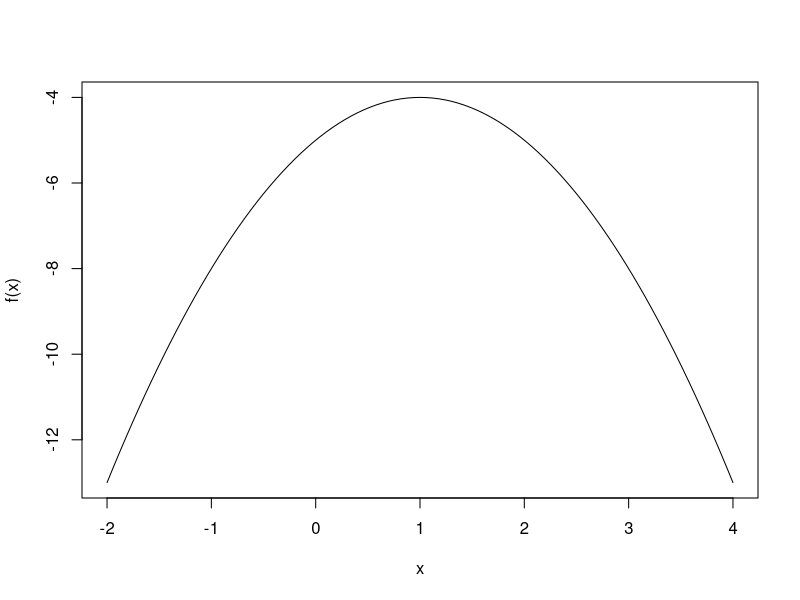
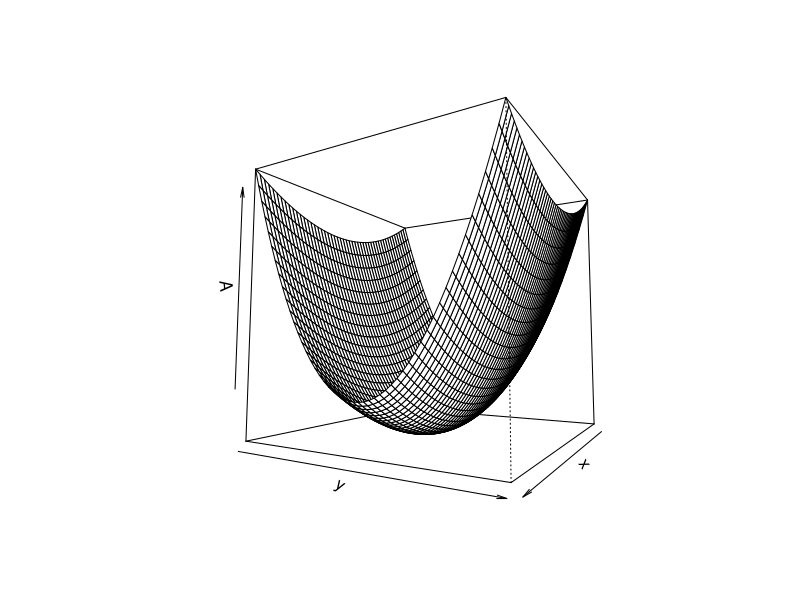
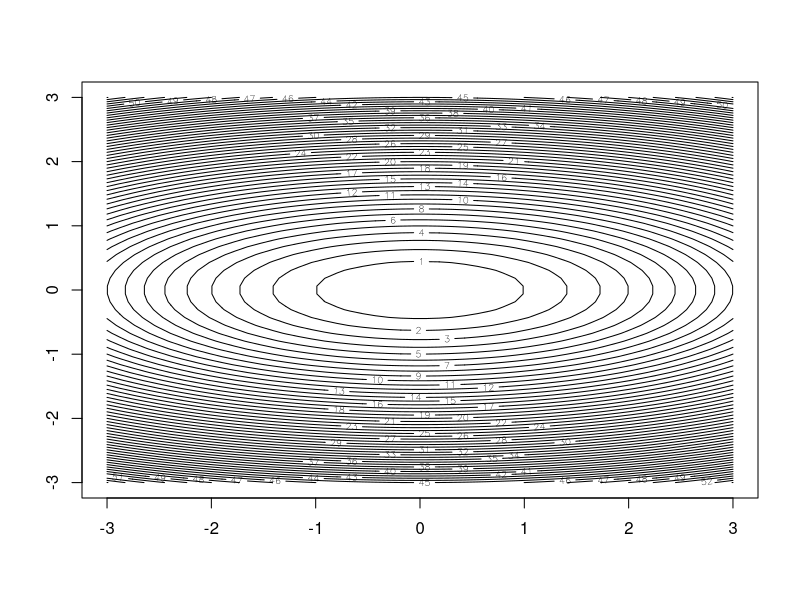
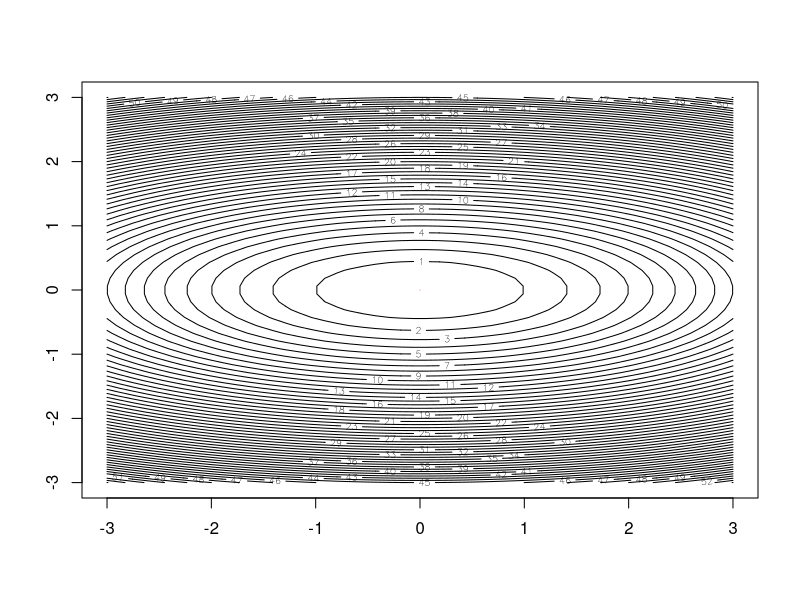
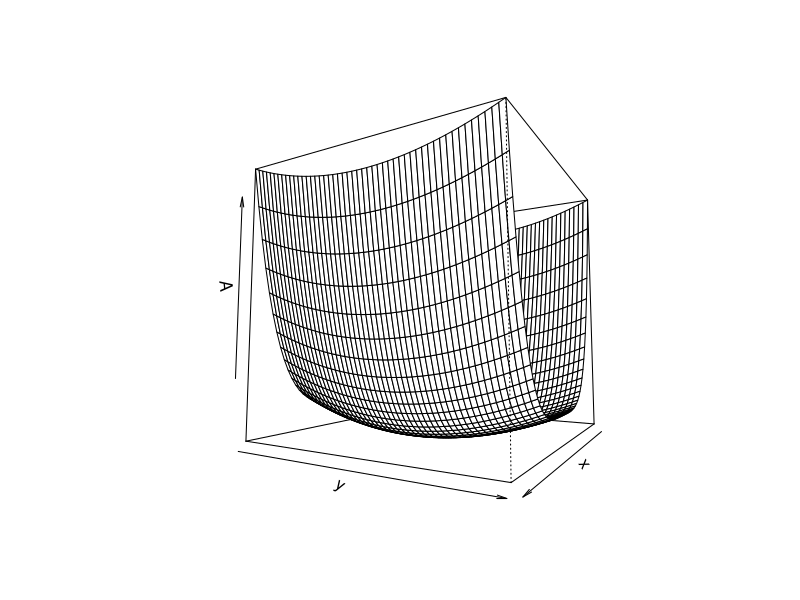
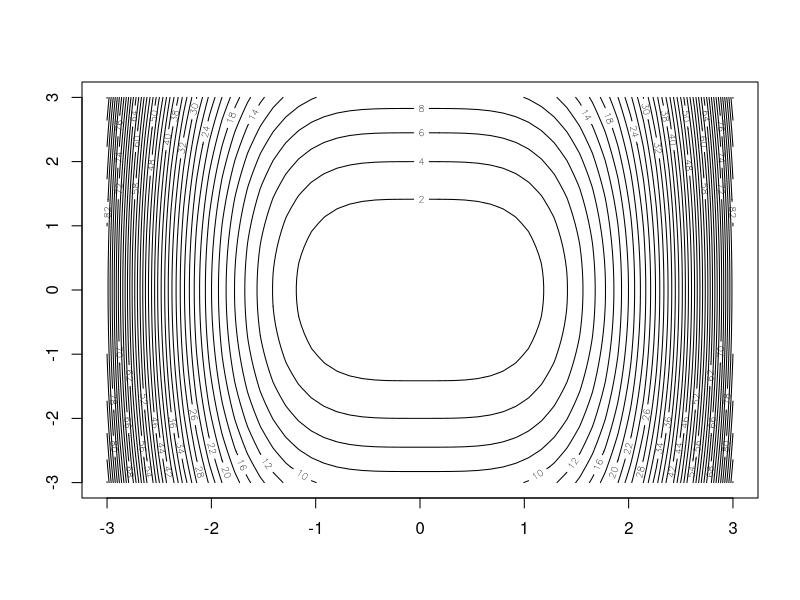
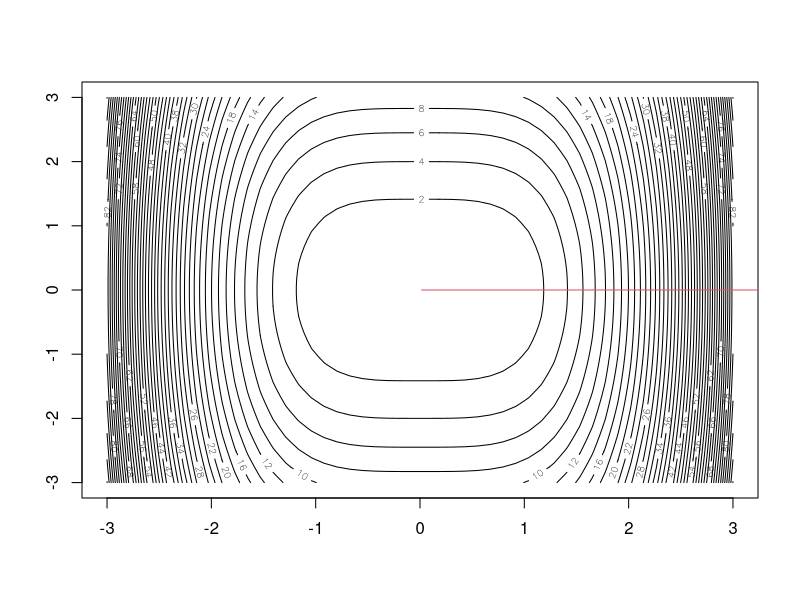

The R script that drew these images, in order:
## Resolução do exercício 1


cc = 1
conta = 0
a = 0.025

x0 = 0  # valor inicial

while(cc>0.0001){
  x1 = x0 - (pnorm(x0)-a)/dnorm(x0)
  cc = (x1-x0)^2
  x0 = x1
  conta=conta+1
}

qnorm(a)  # valor função pronta do R.



###########################################################
###########################################################

## Resolução do exercício 2


f = function(x) -x^2+2*x-5
#primeira derivada
f1 = function(x) -2*x + 2
#segunda derivada
f2 = function(x) -2

curve(f,-2,4)

cc = 1
conta = 0
x0 = 2

while(cc>0.0001){
  x1 = x0 - f1(x0)/f2(x0)
  cc = (x1-x0)^2
  x0 = x1
  conta=conta+1
  print(paste("interacao", conta, "x1=", x1))
}


###########################################################
###########################################################


## Código exemplo

f = function(x) 5*sin(5*x) + cos(x)
fl = function(x) 25*cos(5*x) - sin(x)
fl2 = function(x) -25*5*sin(5*x) - cos(x)
#curve(f,-1,1)

cc = 1
conta = 0
#x0 = -0.7 # desce para minimo local
x0 = -0.8 # sobe para maximo local

while(cc>0.0001){
  x1 = x0 - fl(x0)/fl2(x0)
  cc = (x1-x0)^2
  x0 = x1
  conta=conta+1
}
x0



###########################################################
###########################################################

## Resolução exercício 3 - olhando a função

f = function(x,y) (x^2+5*y^2)
x = y = seq(from=-3,to=3,length=50)
A = matrix(0,nrow=50,ncol=50)
for(i in 1:50){
  A[i,] = f(x[i],y)
}
persp(x,y,A,theta=120,phi=-5)
contour(x,y,A,nlevels = 50)



f = function(x,y) x^2+5*y^2
f1 = function(z){
  x = z[1]
  y = z[2]
  rbind(2*x,10*y)
}

f2 = function(z){
  x = z[1]
  y = z[2]
  A = matrix(0,ncol=2,nrow=2)
  A[1,1] = 2
  A[1,2] = A[2,1] = 0
  A[2,2] = 10
  return(A)
}




cc = 1
conta = 0
z = x0 = rbind(0,0)

while(cc>0.0001){
  x1 = x0 - solve(f2(x0))%*%(f1(x0))
  cc = sum((x1-x0)^2)
  x0 = x1
  conta=conta+1
  z = cbind(z,x1)
}
rownames(z) = paste("x",1:nrow(x0),sep="")
colnames(z) = paste("i",1:(conta+1),sep="")
contour(x,y,A,nlevels = 50)
lines(z[1,],z[2,],col=2)


###########################################################
###########################################################

## Resolução exercício 4 - olhando a função

f = function(x,y) (x^4+y^2)
x = y = seq(from=-3,to=3,length=50)
A = matrix(0,nrow=50,ncol=50)
for(i in 1:50){
  A[i,] = f(x[i],y)
}
persp(x,y,A,theta=120,phi=-5)
contour(x,y,A,nlevels = 50)



f = function(x,y) x^4+y^2
f1 = function(z){
  x = z[1]
  y = z[2]
  rbind(4*x^3,2*y)
}

f2 = function(z){
  x = z[1]
  y = z[2]
  A = matrix(0,ncol=2,nrow=2)
  A[1,1] = 12*x^2
  A[1,2] = A[2,1] = 0
  A[2,2] = 2
  return(A)
}

cc = 1
conta = 0
z = x0 = rbind(10,10)
x1 = x0 - solve(f2(x0))%*%(f1(x0))

while(cc>0.0001){
  x1 = x0 - solve(f2(x0))%*%(f1(x0))
  cc = sum((x1-x0)^2)
  x0 = x1
  conta=conta+1
  z = cbind(z,x1)
}
rownames(z) = paste("x",1:nrow(x0),sep="")
colnames(z) = paste("i",1:(conta+1),sep="")
contour(x,y,A,nlevels = 50)
lines(z[1,],z[2,],col=2)


###########################################################
###########################################################

## Resolução exercício 5

f = ~x^4+y^2
f1 = deriv(f, c("x","y"), func=T)
f1(2,2)
attr(f1(2,2), 'gradient')

f = function(x,y) x^4+y^2
f1 = function(z){
  x = z[1]
  y = z[2]
  rbind(4*x^3,2*y)
}

f2 = function(z){
  x = z[1]
  y = z[2]
  A = matrix(0,ncol=2,nrow=2)
  A[1,1] = 12*x^2
  A[1,2] = A[2,1] = 0
  A[2,2] = 2
  return(A)
}


newton_raphson = function(f, f1, f2, epslon, x0=rbind(2,2)) {
  cc = 1
  conta = 0
  x0 = z = x0
  f1 = 
  
  while(cc>0.0001){
    x1 = x0 - solve(f2(x0))%*%(f1(x0))
    cc = sum((x1-x0)^2)
    x0 = x1
    conta=conta+1
    z = cbind(z,x1)
  }
  return(z)
  
}

#test
newton_raphson(f, f1, f2, 0.000001)
